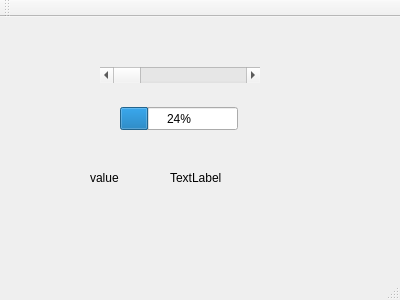
<?xml version="1.0" encoding="UTF-8"?>
<ui version="4.0">
 <class>MainWindow</class>
 <widget class="QMainWindow" name="MainWindow">
  <property name="geometry">
   <rect>
    <x>0</x>
    <y>0</y>
    <width>400</width>
    <height>300</height>
   </rect>
  </property>
  <property name="windowTitle">
   <string>MainWindow</string>
  </property>
  <widget class="QWidget" name="centralWidget">
   <widget class="QScrollBar" name="horizontalScrollBar">
    <property name="geometry">
     <rect>
      <x>100</x>
      <y>50</y>
      <width>160</width>
      <height>16</height>
     </rect>
    </property>
    <property name="orientation">
     <enum>Qt::Horizontal</enum>
    </property>
   </widget>
   <widget class="QProgressBar" name="progressBar">
    <property name="geometry">
     <rect>
      <x>120</x>
      <y>90</y>
      <width>118</width>
      <height>23</height>
     </rect>
    </property>
    <property name="value">
     <number>24</number>
    </property>
   </widget>
   <widget class="QLabel" name="label">
    <property name="geometry">
     <rect>
      <x>90</x>
      <y>150</y>
      <width>66</width>
      <height>21</height>
     </rect>
    </property>
    <property name="text">
     <string>value</string>
    </property>
   </widget>
   <widget class="QLabel" name="label_2">
    <property name="geometry">
     <rect>
      <x>170</x>
      <y>150</y>
      <width>66</width>
      <height>21</height>
     </rect>
    </property>
    <property name="text">
     <string>TextLabel</string>
    </property>
   </widget>
  </widget>
  <widget class="QMenuBar" name="menuBar">
   <property name="geometry">
    <rect>
     <x>0</x>
     <y>0</y>
     <width>400</width>
     <height>27</height>
    </rect>
   </property>
  </widget>
  <widget class="QToolBar" name="mainToolBar">
   <attribute name="toolBarArea">
    <enum>TopToolBarArea</enum>
   </attribute>
   <attribute name="toolBarBreak">
    <bool>false</bool>
   </attribute>
  </widget>
  <widget class="QStatusBar" name="statusBar"/>
 </widget>
 <layoutdefault spacing="6" margin="11"/>
 <resources/>
 <connections>
  <connection>
   <sender>horizontalScrollBar</sender>
   <signal>valueChanged(int)</signal>
   <receiver>progressBar</receiver>
   <slot>setValue(int)</slot>
   <hints>
    <hint type="sourcelabel">
     <x>171</x>
     <y>93</y>
    </hint>
    <hint type="destinationlabel">
     <x>173</x>
     <y>134</y>
    </hint>
   </hints>
  </connection>
  <connection>
   <sender>horizontalScrollBar</sender>
   <signal>valueChanged(int)</signal>
   <receiver>label_2</receiver>
   <slot>setNum(int)</slot>
   <hints>
    <hint type="sourcelabel">
     <x>235</x>
     <y>97</y>
    </hint>
    <hint type="destinationlabel">
     <x>223</x>
     <y>209</y>
    </hint>
   </hints>
  </connection>
 </connections>
</ui>
